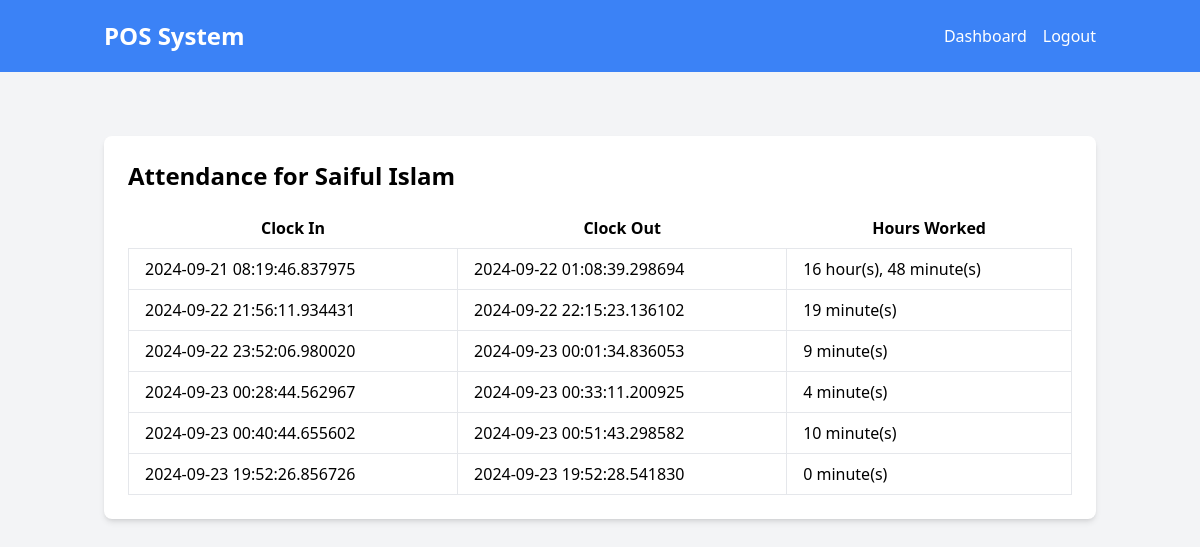
The page /employee/attendance/1 (signed in) on the database as committed earlier.
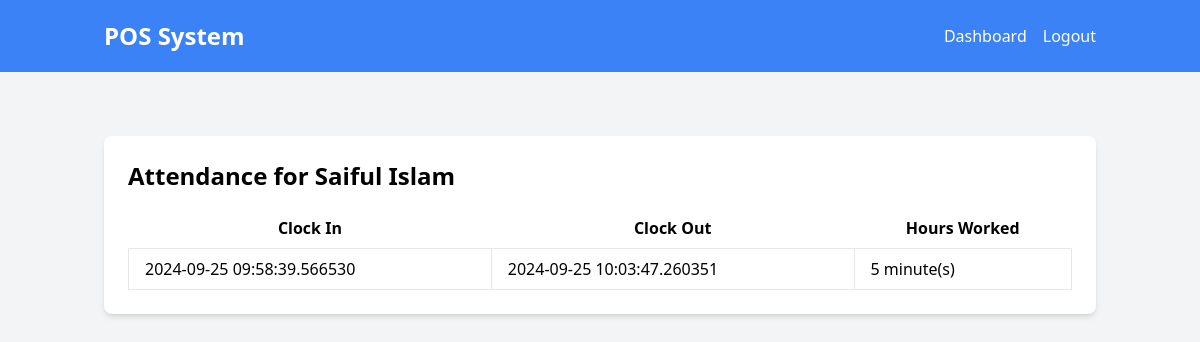
The same page on the database as committed later.
### models.py (models this page shows)
class Attendance(db.Model):
    id = db.Column(db.Integer, primary_key=True)
    employee_id = db.Column(db.Integer, db.ForeignKey('employee.id'), nullable=False)
    clock_in = db.Column(db.DateTime, nullable=False)
    clock_out = db.Column(db.DateTime, nullable=True)
    @property
    def worked_hours(self):
        if self.clock_out:
            worked_time = self.clock_out - self.clock_in
            total_minutes = int(worked_time.total_seconds() / 60)
            hours, minutes = divmod(total_minutes, 60)
            if hours > 0:
                return f"{hours} hour(s), {minutes} minute(s)"
            else:
                return f"{minutes} minute(s)"
        return None

### routes.py (the view)
    @app.route("/employee/attendance/<int:employee_id>", methods=["GET"])
    @login_required
    def employee_attendance(employee_id):
        employee = Employee.query.get_or_404(employee_id)
        attendance_records = Attendance.query.filter_by(employee_id=employee_id).all()
        return render_template('employee_attendance.html', employee=employee, attendance_records=attendance_records)

### templates/employee_attendance.html
{% extends "base.html" %} {% block content %}
<div class="container mx-auto mt-8 p-6 bg-white shadow-md rounded-lg">
  <h1 class="text-2xl font-bold mb-4">Attendance for {{ employee.name }}</h1>
  <table class="table-auto w-full">
    <thead>
      <tr>
        <th class="px-4 py-2">Clock In</th>
        <th class="px-4 py-2">Clock Out</th>
        <th class="px-4 py-2">Hours Worked</th>
      </tr>
    </thead>
    <tbody>
      {% for record in attendance_records %}
      <tr>
        <td class="border px-4 py-2">{{ record.clock_in }}</td>
        <td class="border px-4 py-2">
          {{ record.clock_out or 'Still Working' }}
        </td>
        <td class="border px-4 py-2">
          {{ record.worked_hours if record.clock_out else 'N/A' }}
        </td>
      </tr>
      {% endfor %}
    </tbody>
  </table>
</div>
{% endblock %}

Rows that differ between the two databases and show on the page:
removed Attendance: clock_in "2024-09-21 08:19:46.837975", clock_out "2024-09-22 01:08:39.298694", clock_out+clock_in "16 hour(s), 48 minute(s)"
removed Attendance: clock_in "2024-09-22 21:56:11.934431", clock_out "2024-09-22 22:15:23.136102", clock_out+clock_in "19 minute(s)"
removed Attendance: clock_in "2024-09-22 23:52:06.980020", clock_out "2024-09-23 00:01:34.836053", clock_out+clock_in "9 minute(s)"
removed Attendance: clock_in "2024-09-23 00:28:44.562967", clock_out "2024-09-23 00:33:11.200925", clock_out+clock_in "4 minute(s)"
removed Attendance: clock_in "2024-09-23 00:40:44.655602", clock_out "2024-09-23 00:51:43.298582", clock_out+clock_in "10 minute(s)"
removed Attendance: clock_in "2024-09-23 19:52:26.856726", clock_out "2024-09-23 19:52:28.541830", clock_out+clock_in "0 minute(s)"
added Attendance: clock_in "2024-09-25 09:58:39.566530", clock_out "2024-09-25 10:03:47.260351", clock_out+clock_in "5 minute(s)"
